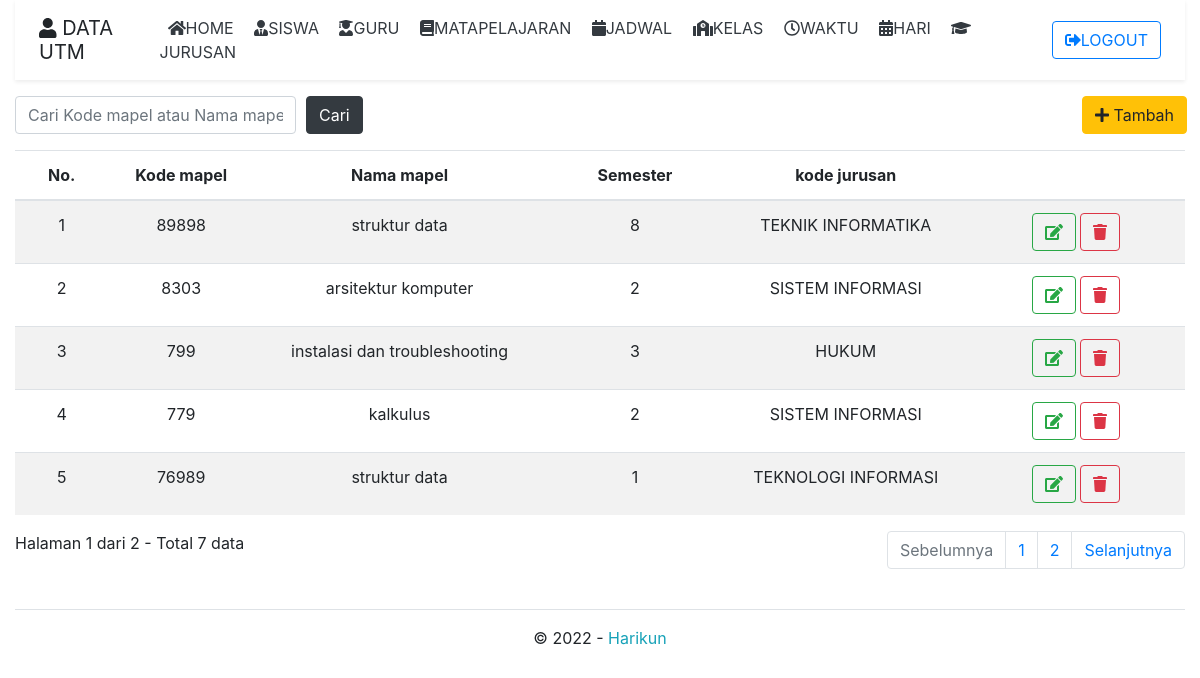
The app's page /index.php?page=mapel (signed in) with its own data.
### tables this page shows
CREATE TABLE `tbl_mapel` (
  `kode_mapel` varchar(6) NOT NULL,
  `nama_mapel` varchar(30) NOT NULL,
  `semester` int(11) NOT NULL,
  `kode_jurusan` varchar(20) NOT NULL
);

CREATE TABLE `tbl_jurusan` (
  `kode_jurusan` varchar(5) NOT NULL,
  `nama_jurusan` varchar(25) NOT NULL
);

### mapel.php (the view, shortened to what this page needs)
<?php
if (isset($_POST['cari'])) {
    $cari = $_POST['cari'];
}
else {
    $cari = "";
}
?>
<div class="row">
    <div class="col-md-12">
        <form class="mr-3" action="index.php" method="post">
            <div class="form-row">
                <div class="col-3">
                    <input type="text" class="form-control" name="cari" placeholder="Cari Kode mapel atau Nama mapel" value="<?php echo $cari; ?>">
                </div>
                <div class="col-8">
                    <button type="submit" class="btn btn-dark">Cari</button>
                </div>
                <div class="col-1">
                    <a class="btn btn-warning" href="?page=Tambahm" role="button"><i class="fas fa-plus"></i>
                        Tambah</a>
                </div>
            </div>
        </form>
        <table class="table table-striped table-default mt-3">
            <thead>
                <tr>
                    <th>No.</th>
                    <th>Kode mapel</th>
                    <th>Nama mapel</th>
                    <th>Semester</th>
                    <th>kode jurusan</th>
                    <th></th>
                </tr>
            </thead>
            <tbody>
                <?php
                $batas = 5;
                if (isset($cari)) {
                    $query_jumlah = mysqli_query($db, "SELECT count(kode_mapel) as jumlah FROM tbl_mapel
WHERE kode_mapel LIKE '%$cari%' OR nama_mapel LIKE '%$cari%'")
                        or die('Ada kesalahan pada query jumlah:' . mysqli_error($db));
                }
                else {
                    $query_jumlah = mysqli_query($db, "SELECT count(kode_mapel) as jumlah FROM tbl_mapel")
                        or die('Ada kesalahan pada query jumlah:' . mysqli_error($db));
                }
                $data_jumlah = mysqli_fetch_assoc($query_jumlah);
                $jumlah = $data_jumlah['jumlah'];
                $halaman = ceil($jumlah / $batas);
                $page = (isset($_GET['hal'])) ? (int)$_GET['hal'] : 1;
                $mulai = ($page - 1) * $batas;
                $no = $mulai + 1;
                if (isset($cari)) {
                    $query = mysqli_query($db, "SELECT * FROM tbl_mapel INNER JOIN tbl_jurusan
                ON tbl_mapel.kode_jurusan = tbl_jurusan.kode_jurusan WHERE tbl_mapel.kode_mapel LIKE '%$cari%' OR nama_mapel LIKE '%$cari%' ORDER BY kode_mapel DESC LIMIT $mulai, $batas")
                        or die('Ada kesalahan pada query mapel: ' . mysqli_error($db));
                }
                else {
                    $query = mysqli_query($db, "SELECT * FROM tbl_mapel INNER JOIN tbl_jurusan ON tbl_mapel.kode_jurusan = tbl_jurusan.kode_jurusan WHERE tbl_mapel.kode_mapel ORDER BY kode_mapel DESC LIMIT $mulai, $batas")
                        or die('Ada kesalahan pada query mapel: ' . mysqli_error($db));
                }
                while ($data = mysqli_fetch_assoc($query)) { ?>
                    <tr class="cap">
                        <td width="30" class="center"><?php echo $no; ?></td>
                        <td width="80" class="center"><?php echo $data['kode_mapel']; ?></td>
                        <td width="160" class="center"><?php echo $data['nama_mapel']; ?></td>
                        <td width="30" class="center"><?php echo $data['semester']; ?></td>
                        <td width="30" class="center"><?php echo $data['nama_jurusan']; ?></td>
                        <td width="120" class="center">
                            <a title="Ubah" class="btn btn-outline-success" href="?page=ubahm&kode_mapel=<?php echo $data['kode_mapel']; ?>"><i class="fas fa-edit"></i></a>
                            <a title="Hapus" class="btn btn-outline-danger" href="mapelproseshapus.php?kode_mapel=<?php echo $data['kode_mapel']; ?>" onclick="return confirm('Anda yakin ingin menghapus mapel <?php echo $data['nama_mapel']; ?>?');"><i class="fas fa-trash"></i></a>
                        </td>
                    </tr>
                <?php
                    $no++;
                } ?>
            </tbody>
        </table>
        <?php
        if (empty($_GET['hal'])) {
            $halaman_aktif = '1';
        }
        else {
            $halaman_aktif = $_GET['hal'];
        }
        ?>
        <div class="row">
            <div class="col">
                <a>
                    Halaman <?php echo $halaman_aktif; ?> dari <?php echo $halaman; ?> -
                    Total <?php echo $jumlah; ?> data
                </a>
            </div>
            <div class="col">
                <nav aria-label="Page navigation example">
                    <ul class="pagination justify-content-end">
                        <?php
                        if ($halaman_aktif <= '1') { ?>
                            <li class="page-item disabled"> <span class="page-link">Sebelumnya</span></li>
                        <?php
                        }
                        else { ?>
                            <li class="page-item"><a class="page-link" href="?hal=<?php echo $page - 1 ?>">Sebelumnya</a></li>
                        <?php } ?>
                        <?php
                        for ($x = 1; $x <= $halaman; $x++) { ?>
                            <li class="page-item"><a class="page-link" href="?hal=<?php echo $x ?>"><?php echo $x ?></a></li>
                        <?php } ?>
                        <?php
                        if ($halaman_aktif >= $halaman) { ?>
                            <li class="page-item disabled"> <span class="page-link">Selanjutnya</span></li>
                        <?php
                        }
                        else { ?>
                            <li class="page-item"><a class="page-link" href="?page=mapel&hal=<?php echo $page + 1 ?>">Selanjutnya</a></li>
                        <?php } ?>
                    </ul>
                </nav>
            </div>
        </div>
    </div>
</div>

### index.php (shortened to what this page needs)
<?php
if (isset($_SESSION['level']) == 'admin') {
	require_once "config/database.php"; ?>
	<!doctype html>
	<html lang="en">
	<head>
		<link rel="stylesheet" type="text/css" href="assets/plugins/bootstrap-4.1.3/css/bootstrap.min.css">
		<link rel="stylesheet" type="text/css" href="assets/plugins/datepicker/css/datepicker.min.css">
		<link rel="stylesheet" type="text/css" href="assets/plugins/fontawesome-free-5.4.2-web/css/all.min.css">
		<link rel="stylesheet" type="text/css" href="assets/plugins/bootstrap-datetimepicker/css/bootstrap-datetimepicker.min.css">
		<link rel="stylesheet" type="text/css" href="assets/css/style.css">
	</head>
	<body>
		<div class="container-fluid">
			<div class="d-flex flex-column flex-md-row align-items-center p-3 px-md-4 mb-3 bg-whiteborder-bottom shadow-sm">
				<h5 class="my-0 mr-md-auto font-weight-normal"><i class="fas fa-user title-icon"></i> DATA UTM</h5>
				<nav class="my-2 my-md-0 mr-md-3">
					<?php
					include "menu.php";
					?>
				</nav>
				<a class="btn btn-outline-primary" href="?page=logout"><i class='fas fa-sign-out-alt'></i>LOGOUT</a>
			</div>
		</div>
		<div class="container-fluid">
			<?php
			if (empty($_GET["page"])) {
				include "home.php";
			} elseif ($_GET['page'] == 'logout') {
				include "logout.php";
			} elseif ($_GET['page'] == 'siswa') {
				include "siswa.php";
			} elseif ($_GET['page'] == 'tambah') {
				include "siswatambah.php";
			} elseif ($_GET['page'] == 'ubah') {
				include "siswaubah.php";
			} elseif ($_GET['page'] == 'guru') {
				include "guru.php";
			} elseif ($_GET['page'] == 'tambahg') {
				include "gurutambah.php";
			} elseif ($_GET['page'] == 'ubahg') {
				include "guruubah.php";
			} elseif ($_GET['page'] == 'kelas') {
				include "kelas.php";
			} elseif ($_GET['page'] == 'tambahk') {
				include "kelastambah.php";
			} elseif ($_GET['page'] == 'ubahk') {
				include "kelasubah.php";
			} elseif ($_GET['page'] == 'mapel') {
				include "mapel.php";
			} elseif ($_GET['page'] == 'Tambahm') {
				include "MapelTambah.php";
			} elseif ($_GET['page'] == 'ubahm') {
				include "Mapelubah.php";
			} elseif ($_GET['page'] == 'jurusan') {
				include "jurusan.php";
			} elseif ($_GET['page'] == 'tambahj') {
				include "JurusanTambah.php";
			} elseif ($_GET['page'] == 'ubahj') {
				include "JurusanUbah.php";
			} elseif ($_GET['page'] == 'waktu') {
				include "waktu.php";
			} elseif ($_GET['page'] == 'tambahw') {
				include "waktutambah.php";
			} elseif ($_GET['page'] == 'ubahw') {
				include "waktuubah.php";
			} elseif ($_GET['page'] == 'jadwal') {
				include "jadwal.php";
			} elseif ($_GET['page'] == 'ubahjw') {
				include "jadwalubah.php";
			} elseif ($_GET['page'] == 'tambahjw') {
				include "jadwaltambah.php";
			} elseif ($_GET['page'] == 'hari') {
				include "hari.php";
			} elseif ($_GET['page'] == 'ubahh') {
				include "hariubah.php";
			} elseif ($_GET['page'] == 'tambahh') {
				include "haritambah.php";
			} elseif ($_GET['page'] == 'kelasWali') {
				include "kelasWali.php";
			} elseif ($_GET['page'] == 'kelasWaliTambah') {
				include "kelasWaliTambah.php";
			}
			?>
		</div>
		<div class="container-fluid">
			<footer class="pt-4 my-md-4 pt-md-3 border-top">
				<div class="row">
					<div class="col-12 col-md center">
						&copy; 2022 - <a class="text-info" href="http://torolab.id/">Harikun</a>
					</div>
				</div>
			</footer>
		</div>
	</body>
	</html>
<?php
} else {
	header("location:login.php");
	exit;
}
?>

### menu.php
<?php
 if ($_SESSION['level'] == 'admin'){
?>
<nav class="my-2 my-md-0 mr-md-3">
	<a class="p-2 text-dark" href="?page="><i class ='fas fa-home'></i>HOME</a>
	<a class="p-2 text-dark" href="?page=siswa"><i class ='fas fa-user-tie'></i>SISWA</a>
	<a class="p-2 text-dark" href="?page=guru"><i class ='fas fa-user-graduate'></i>GURU</a>
	<a class="p-2 text-dark" href="?page=mapel"><i class ='fas fa-book'></i>MATAPELAJARAN</a>
	<a class="p-2 text-dark" href="?page=jadwal"><i class ='fas fa-calendar'></i>JADWAL</a>
	<a class="p-2 text-dark" href="?page=kelas"><i class ='fas fa-school'></i>KELAS</a>
	<a class="p-2 text-dark" href="?page=waktu"><i class ='far fa-clock'></i>WAKTU</a>
	<a class="p-2 text-dark" href="?page=hari"><i class ='fas fa-calendar-alt'></i>HARI</a>
	<a class="p-2 text-dark" href="?page=jurusan"><i class ='fas fa-graduation-cap'></i>JURUSAN</a>
</nav>
<?php
 }else if ($_SESSION['level'] == 'siswa'){
?>
<nav class="my-2 my-md-0 mr-md-3">
	<a class="p-2 text-dark" href="?page=pages"><i class ='fas fa-home'></i>HOME</a>
	<a class="p-2 text-dark" href="?page=guru"><i class ='fas fa-user-graduate'></i>GURU</a>
	<a class="p-2 text-dark" href="?page=mapel"><i class ='fas fa-book'></i>MATAPELAJARAN</a>
	<a class="p-2 text-dark" href="?page=jadwal"><i class ='fas fa-calendar'></i>JADWAL</a>
	<a class="p-2 text-dark" href="?page=kelas"><i class ='fas fa-school'></i>KELAS</a>
	<a class="p-2 text-dark" href="?page=jurusan"><i class ='fas fa-graduation-cap'></i>JURUSAN</a>
</nav>
<?php
 }
?>

### assets/css/style.css (style rules this page uses)
.table thead th { vertical-align: bottom; border-bottom: 2px solid #dee2e6; text-align: center; }
.center { text-align: center; }

### records on screen
tbl_mapel: kode_mapel "89898", nama_mapel "struktur data", semester "8", kode_jurusan.nama_jurusan "TEKNIK INFORMATIKA"
tbl_mapel: kode_mapel "8303", nama_mapel "arsitektur komputer", semester "2", kode_jurusan.nama_jurusan "SISTEM INFORMASI"
tbl_mapel: kode_mapel "799", nama_mapel "instalasi dan troubleshooting", semester "3", kode_jurusan.nama_jurusan "HUKUM"
tbl_mapel: kode_mapel "779", nama_mapel "kalkulus", semester "2", kode_jurusan.nama_jurusan "SISTEM INFORMASI"
tbl_mapel: kode_mapel "76989", nama_mapel "struktur data", semester "1", kode_jurusan.nama_jurusan "TEKNOLOGI INFORMASI"

### other values on screen
$halaman_aktif "1"
$halaman "2"
$jumlah "7"
